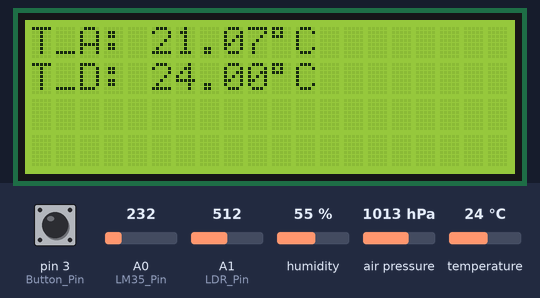
Bench run of a sketch on a simulated Arduino Uno, built with avr-gcc and run on an emulated ATmega328P. Shown: 20×4 character LCD. The inputs (shaded band) are chosen by the test bench; at power-on: pin 3 (Button_Pin) HIGH, A1 (LDR_Pin) = 512, A0 (LM35_Pin) = 232, humidity 55 %, air pressure 1013 hPa, temperature 24 °C.

Above: at 1.2 s.
1.3 s: pin 3 (Button_Pin) pulled LOW for 1.25 s
At 3.6 s:
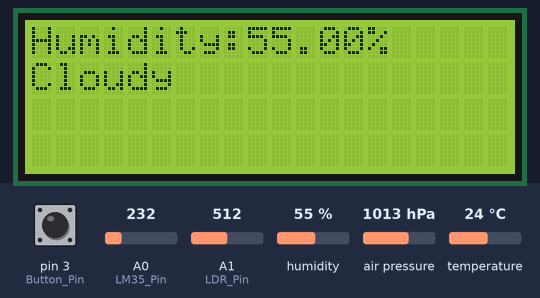
4.0 s: A1 (LDR_Pin) set to 414
5.7 s: A1 (LDR_Pin) set to 394
At 7.2 s:
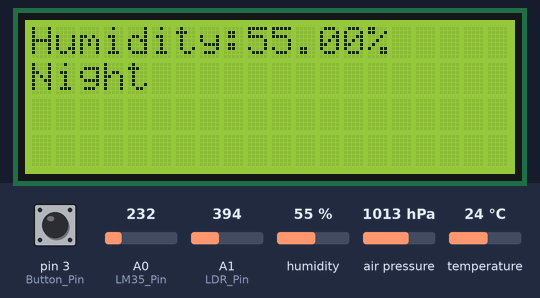
8.0 s: pin 3 (Button_Pin) pulled LOW for 1.25 s
At 10.1 s:
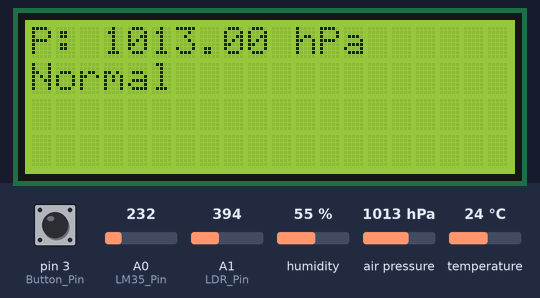
10.7 s: pin 3 (Button_Pin) pulled LOW for 3.2 s
At 11.4 s:
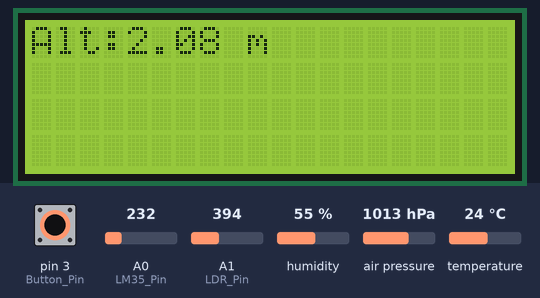
Timing chart, 0 to 13.7 s (numbered marks = the images above; inputs shaded):
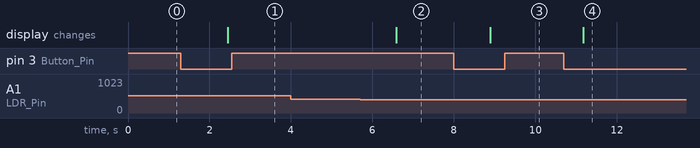

The sketch:

BMP280_LDR.ino
```cpp
#include <LiquidCrystal_I2C.h>
#include <DHT.h>
#include <Wire.h>
#include <Adafruit_BMP280.h>

// οθόνη
LiquidCrystal_I2C lcd(0x27 , 20, 4);

// LM35
const int LM35_Pin = A0;


// DHT11
#define DHTPIN 2
#define DHTTYPE DHT11
DHT dht(DHTPIN, DHTTYPE);

//BMP280
Adafruit_BMP280 bmp;

// LDR
const int LDR_Pin = A1;


//κουμπί
const int Button_Pin = 3;
int page = 0;
bool Button_State;
bool Prev_Button_State = HIGH;

void setup() {

  analogReference(INTERNAL);

  lcd.init();
  lcd.backlight();

  dht.begin();

  bmp.begin(0x76);

  pinMode(Button_Pin, INPUT_PULLUP);


}

void loop() {

// κουμπί
Button_State = digitalRead(Button_Pin);

if (Prev_Button_State== HIGH && Button_State== LOW)
{
  page++;

  if(page > 3)
  {
     page=0;
  }

  delay(250);
}

Prev_Button_State = Button_State;

lcd.clear();

if(page==0)
{
 // LM35
  float temp_lm35;

  temp_lm35 = (analogRead(LM35_Pin)*0.93*100.0/1024.0);

  // οθόνη σελίδα 1
  lcd.clear();
  lcd.setCursor(0,0);
  lcd.print("T_A: ");
  lcd.print(temp_lm35);
  lcd.print((char)223);
  lcd.print("C");

  // DHT11 θερμοκρασία
  float temp_dht = dht.readTemperature();

  // οθόνη σελίδα 1
  lcd.setCursor(0,1);
  lcd.setCursor(0,1);
  lcd.print("T_D: ");
  lcd.print(temp_dht);
  lcd.print((char)223);
  lcd.print("C");
}
else if (page==1)
{
  // DHT11 υγρασία
  float humidity = dht.readHumidity();

   //LDR
  int light = analogRead(A1);
  String LDR_state;

  if(light > 850)
  {
    LDR_state = "Day";
  }
  else if(light > 400)
  {
    LDR_state ="Cloudy";
  }
  else
  {
    LDR_state ="Night";
  }

  // οθόνη σελίδα 2
  lcd.setCursor(0,0);
  lcd.print("Humidity:");
  lcd.print(humidity);
  lcd.print("%");

  lcd.setCursor(0,1);
  lcd.print(LDR_state);

}
else if (page==2)
{
  // BMP280 πίεση
  float pressure = bmp.readPressure()/100.0;

  String pressure_state;
  if (pressure <1000)
  {
    pressure_state = "Low";
  }
  else if(pressure<1015)
  {
    pressure_state="Normal";
  }
  else
  {
    pressure_state = "High";
  }

   // οθόνη σελίδα 3
  lcd.setCursor(0,0);
  lcd.print("P: ");
  lcd.print(pressure);
  lcd.print(" hPa");

  lcd.setCursor(0,1);
  lcd.print(pressure_state);

}
else if (page==3)
{
  // BMP280 υψόμετρο
  float altitude = bmp.readAltitude(1013.25);

  // οθόνη σελίδα 4
  lcd.setCursor(0,0);
  lcd.print("Alt:");
  lcd.print(altitude);
  lcd.print(" m");

}

 delay(1000);
}
```

Measured:
- the behaviour switches between 401 and 400 on A1 (LDR_Pin) (found by bisection; images 1 and 2)
- after the input at 1.3 s, the display: changes after 1.1 s (image 1)
- after the input at 4.0 s, every drawn part: stays the same
- after the input at 5.7 s, the display: changes after 0.89 s (image 2)
- after the input at 8.0 s, the display: changes after 0.89 s (image 3)
- after the input at 10.7 s, the display: changes after 0.48 s (image 4)
